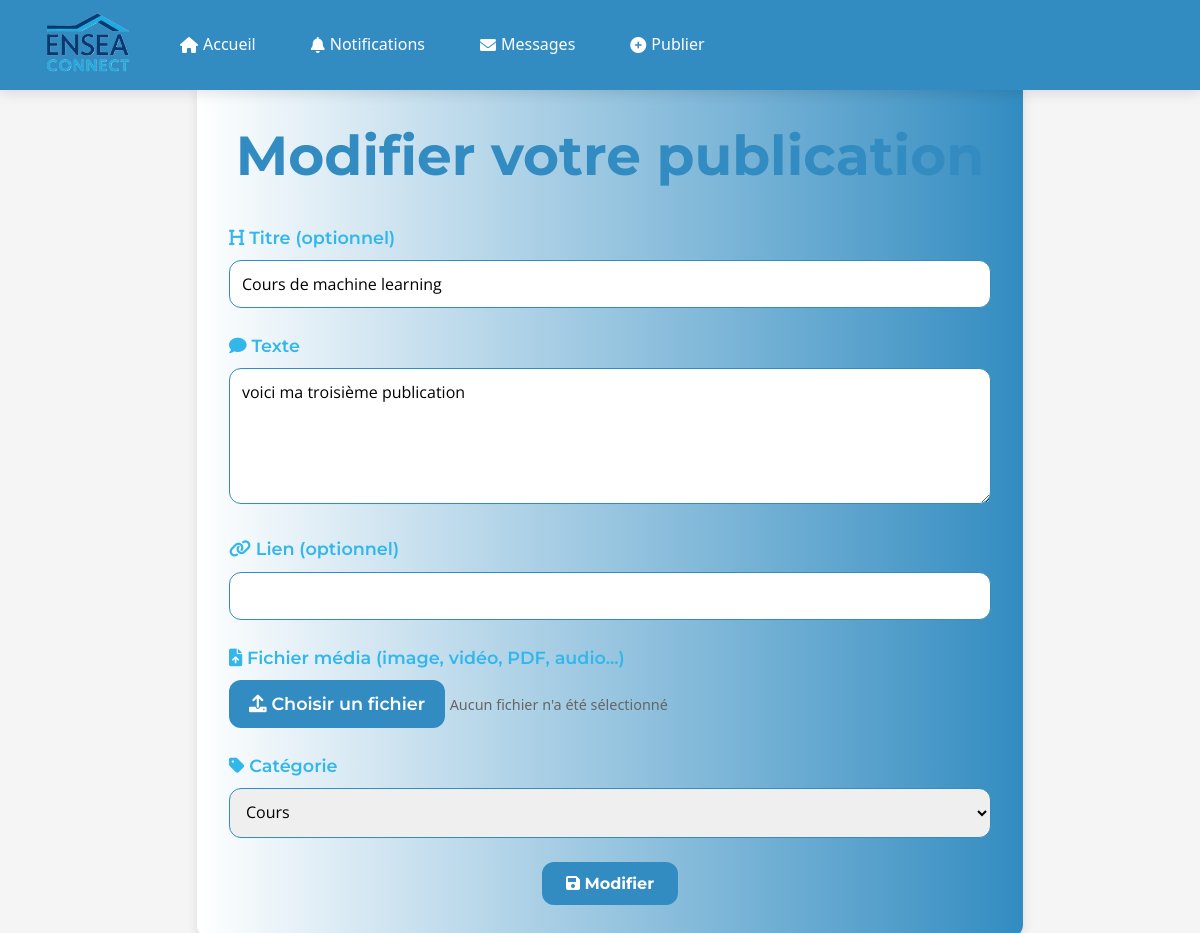
Page /modifier/5 (signed in) on the committed database.
### models.py (models this page shows)
class Publication(db.Model):
    id = db.Column(db.Integer, primary_key=True)
    titre = db.Column(db.String(200))
    texte = db.Column(db.Text)
    url = db.Column(db.String(300))
    media = db.Column(db.String(200))
    file_size = db.Column(db.BigInteger, nullable=True)  # Nouveau champ pour la taille du fichier en octets
    auteur_id = db.Column(db.Integer, db.ForeignKey('utilisateur.id'))
    date_post = db.Column(db.DateTime, nullable=False)
    catégorie = db.Column(db.String(50))
    votes = db.Column(db.Integer, default=0)
    auteur = db.relationship('Utilisateur', backref='publications', lazy=True)

### routes/posts.py (the view, shortened to what this page needs)
@bp.route('/modifier/<int:pub_id>', methods=['GET', 'POST'])
@login_required
def modifier_publication(pub_id):
    publication = Publication.query.get_or_404(pub_id)
    if publication.auteur_id != current_user.id:
        abort(403)
    return render_template('modifier_publication.html', publication=publication)

### app.py (called while the page is built)
@login_manager.user_loader
def load_user(user_id):
    from models import Utilisateur
    return Utilisateur.query.get(int(user_id))

@app.context_processor
def inject_now():
    return {'current_year': datetime.now().year}

@app.context_processor
def inject_nb_messages():
    if current_user.is_authenticated:
        nb = Message.query.filter_by(destinataire_id=current_user.id, lu=False).count()
        return {'nb_nouveaux_messages': nb}
    return {'nb_nouveaux_messages': 0}

@app.context_processor
def inject_notifs():
    if current_user.is_authenticated:
        nb = Notification.query.filter_by(utilisateur_id=current_user.id, lu=False).count()
        return {'nb_notifications': nb}
    return {'nb_notifications': 0}

### templates/modifier_publication.html (shortened to what this page needs)
{% extends 'base.html' %}
{% block head %}
    <link rel="stylesheet" href="{{ url_for('static', filename='css/style_linkedin.css') }}">
{% endblock %}
{% block content %}
    <div class="form-container animated">
        <h2 class="card-title" style="text-align: center; font-weight: bold; font-size: 55px;">Modifier votre publication</h2>
        <form method="POST" enctype="multipart/form-data" action="{{ url_for('posts.modifier_publication', pub_id=publication.id) }}">
            <div class="form-group">
                <label for="titre"><i class="fas fa-heading"></i> Titre (optionnel)</label>
                <input type="text" id="titre" name="titre" value="{{ publication.titre }}">
            </div>
            <div class="form-group">
                <label for="texte"><i class="fas fa-comment"></i> Texte</label>
                <textarea id="texte" name="texte" rows="5" cols="60" required>{{ publication.texte }}</textarea>
            </div>
            <div class="form-group">
                <label for="url"><i class="fas fa-link"></i> Lien (optionnel)</label>
                <input type="url" id="url" name="url" value="{{ publication.url }}">
            </div>
            <div class="form-group">
                <label><i class="fas fa-file-upload"></i>   Fichier média (image, vidéo, PDF, audio...)</label>
                <div class="custom-file-upload" onclick="document.getElementById('media').click();">  <i class="fas fa-upload"></i>  Choisir un fichier</div>
                <span class="file-name">Aucun fichier n'a été sélectionné</span>
            </div>
            <div class="form-group">
                <label for="catégorie"><i class="fas fa-tag"></i> Catégorie</label>
                <select id="catégorie" name="catégorie" required>
                    <option value="cours" {% if publication.catégorie == 'cours' %}selected{% endif %}>Cours</option>
                </select>
            </div>
            <div class="auth-footer" style="text-align: center;">
                <button type="submit" class="btn-primary"><i class="fas fa-save"></i>       Modifier</button>
            </div>
        </form>
    </div>
{% endblock %}

### static/css/style.css (style rules this page uses)
:root { --primary: #33b7eb; --secondary: #328CC1; --accent: #FFD700; --light: #F5F5F5; --white: #FFFFFF; --dark: #333333; --danger: #D64045; --shadow: 0 4px 12px rgba(0, 0, 0, 0.1); --radius: 12px; --transition: all 0.3s ease; }
* { margin: 0; padding: 0; box-sizing: border-box; }
body { display: flex; justify-content: left; padding: 0; height: 100%; flex: 1; flex-direction: column; font-family: 'Open Sans', sans-serif; line-height: 1.6; color: var(--dark); background-color: var(--light); min-height: 100vh; font-size: 1.1rem; }
.card-title { font-family: 'Montserrat', sans-serif; font-size: 2rem; margin-bottom: 0.5rem; color: var(--secondary); }
.form-container { background-color: var(--white); padding: 2rem; border-radius: var(--radius); box-shadow: var(--shadow); position: sticky; max-width: none; width: 70%; margin: 0 auto; top: 110px; animation: fadeIn 0.5s ease; }
.form-group { margin-bottom: 1.5rem; margin-top: 1.5rem; }
label { display: block; margin-bottom: 0.5rem; font-family: 'Montserrat', sans-serif; font-weight: 600; color: var(--primary); }
input[type="text"], input[type="email"], input[type="password"], input[type="url"], textarea, select { width: 100%; padding: 0.75rem; border: 1px solid var(--secondary); border-radius: var(--radius); font-family: 'Open Sans', sans-serif; font-size: 1rem; transition: var(--transition); }
button[type="submit"], .btn-primary { background-color: var(--secondary); color: var(--white); border: none; padding: 0.75rem 1.5rem; border-radius: var(--radius); cursor: pointer; font-family: 'Montserrat', sans-serif; font-size: 1rem; font-weight: bold; transition: var(--transition); }

### static/css/style_linkedin.css (style rules this page uses)
html, body { margin: 0; padding: 0; font-family: 'Segoe UI', sans-serif; background-color: #f5f5f5; color: #333; height: 100%; }
body { display: flex; flex-direction: column; justify-content: left; flex: 1; min-height: 100vh; font-size: 1.1rem; padding-top: 80px; padding-left: 20px; }

### templates/modifier_publication.html (style rules this page uses)
.custom-file-upload { display: inline-block; padding: 10px 20px; background-color: var(--secondary, #328CC1); color: white; border-radius: var(--radius, 12px); cursor: pointer; font-family: 'Montserrat', sans-serif; font-weight: 600; transition: background-color 0.3s ease; }
.form-container { background: linear-gradient(90deg, var(--white, #FFFFFF) 0%, var(--secondary, #F5F5F5) 100%); }
.file-name { margin-top: 5px; color: #666; font-size: 0.9rem; }

### rows in the picture
Publication: titre "Cours de machine learning", texte "voici ma troisième publication", catégorie "Cours"
